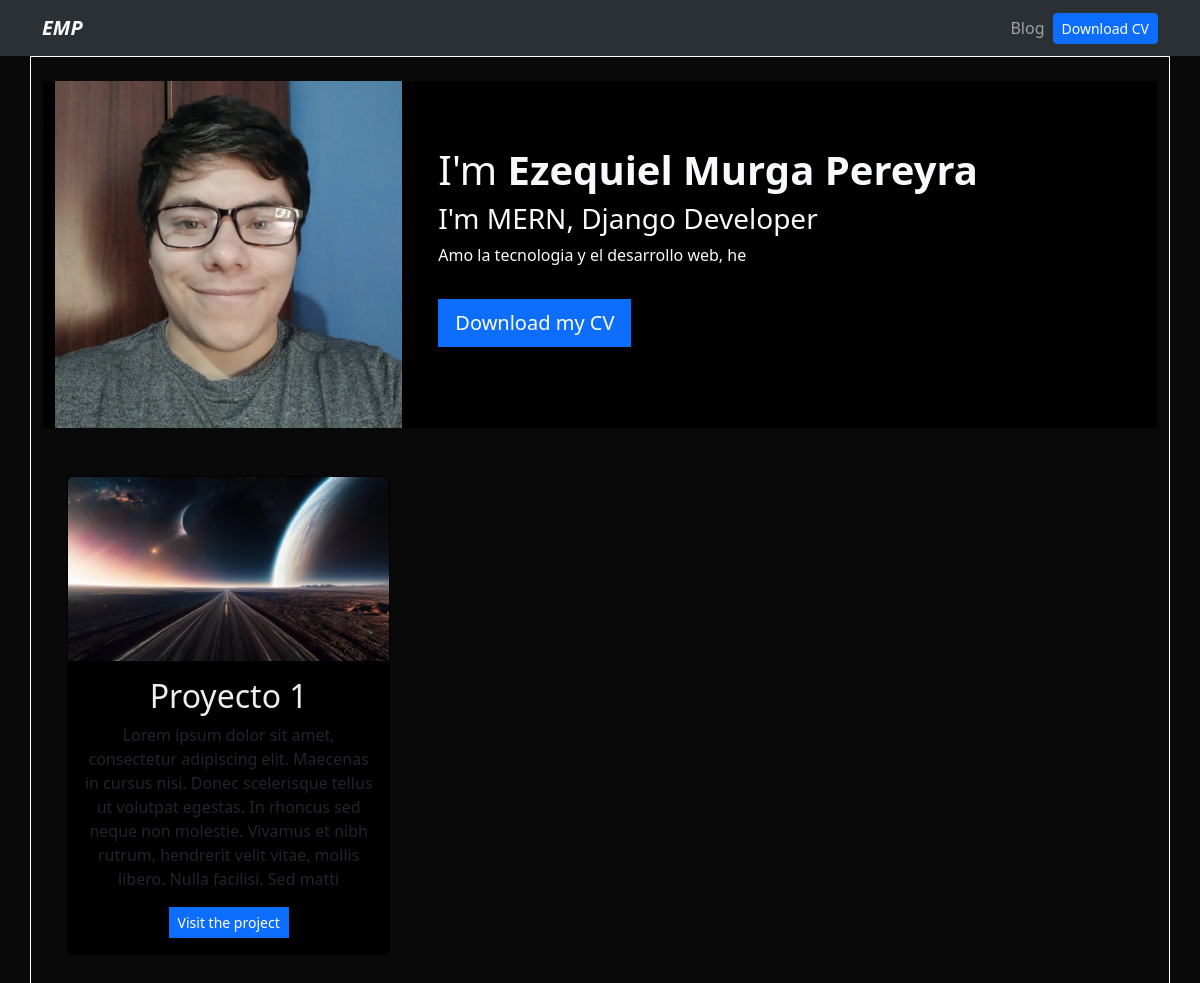
The app's page /, older data.
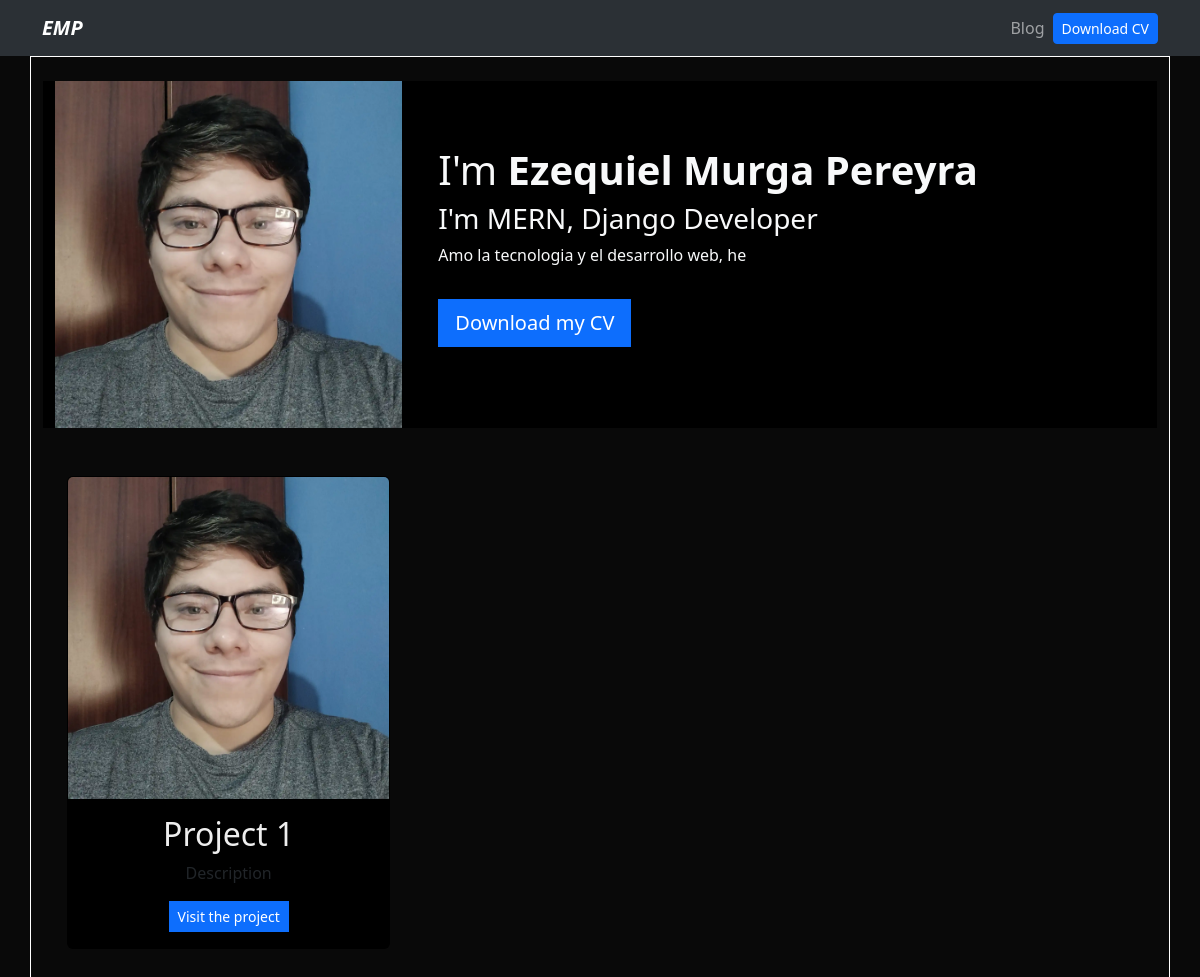
The same page, newer data.
### portfolio/models.py (models this page shows)
class Project(models.Model):
    title = CharField(max_length=100)
    description = CharField(max_length=250)
    image = ImageField(upload_to='portfolio/images/')
    url = URLField(blank=True)

### portfolio/views.py (the view)
# urls.py: 2. Add a URL to urlpatterns:  path('', views.home, name='home')
def home(request):
    projects = Project.objects.all()
    return render(request, 'home.html', {"projects": projects})

### portfolio/templates/home.html
{% extends 'layout.html' %}
{% block content %}
{% load static %}
<header class="row bg-black">
    <div class="col-md-4">
        <img src="{% static 'portfolio/mini-foto-pro.webp'%}" style="aspect-ratio: 1568 × 1568; width: 100%; height: auto;">
    </div>
    <div class="col-md-8 my-auto p-4" >
        <h1>I'm <strong>Ezequiel Murga Pereyra</strong></h1>
        <h3>I'm MERN, Django Developer</h3>
        <p>Amo la tecnologia y el desarrollo web, he </p>
        <a class="btn btn-primary btn-lg rounded-0 my-3" href="{% static 'portfolio/cv.pdf' %}" target="_blank">Download my CV</a>
    </div>
</header>
<div class="row my-4 text-center ">
    {% for project in projects %}
    <div class='col-md-4 p-4'>
        <div class="card bg-black card-project">
            <img src="{{project.image.url}}" alt="{{project.title}}" class="card-img-top">
            <div class="card-body">
                <h2 class="card-title">{{project.title}}</h2>
                <p>{{project.description}}</p>
                {% if project.url %}
                <a href="{{project.url}}" class="btn btn-primary rounded-0 btn-sm" target="_blank" rel="noreferrer">Visit the project</a>
                {% endif %}
            </div>
        </div>
    </div>
    {% endfor %}
</div>
{% endblock %}

Row changes from the older to the newer data that the page shows:
removed Project: image (picture), title "Proyecto 1", description "Lorem ipsum dolor sit amet, consectetur adipiscing elit. Maecenas in cursus nisi. Donec scelerisque tellus ut volutpat egestas. In rhoncus sed neque non molestie. Vivamus et nibh rutrum, hendrerit velit vitae, mollis libero. Nulla facilisi. Sed matti"
added Project: image (picture), title "Project 1", description "Description"
